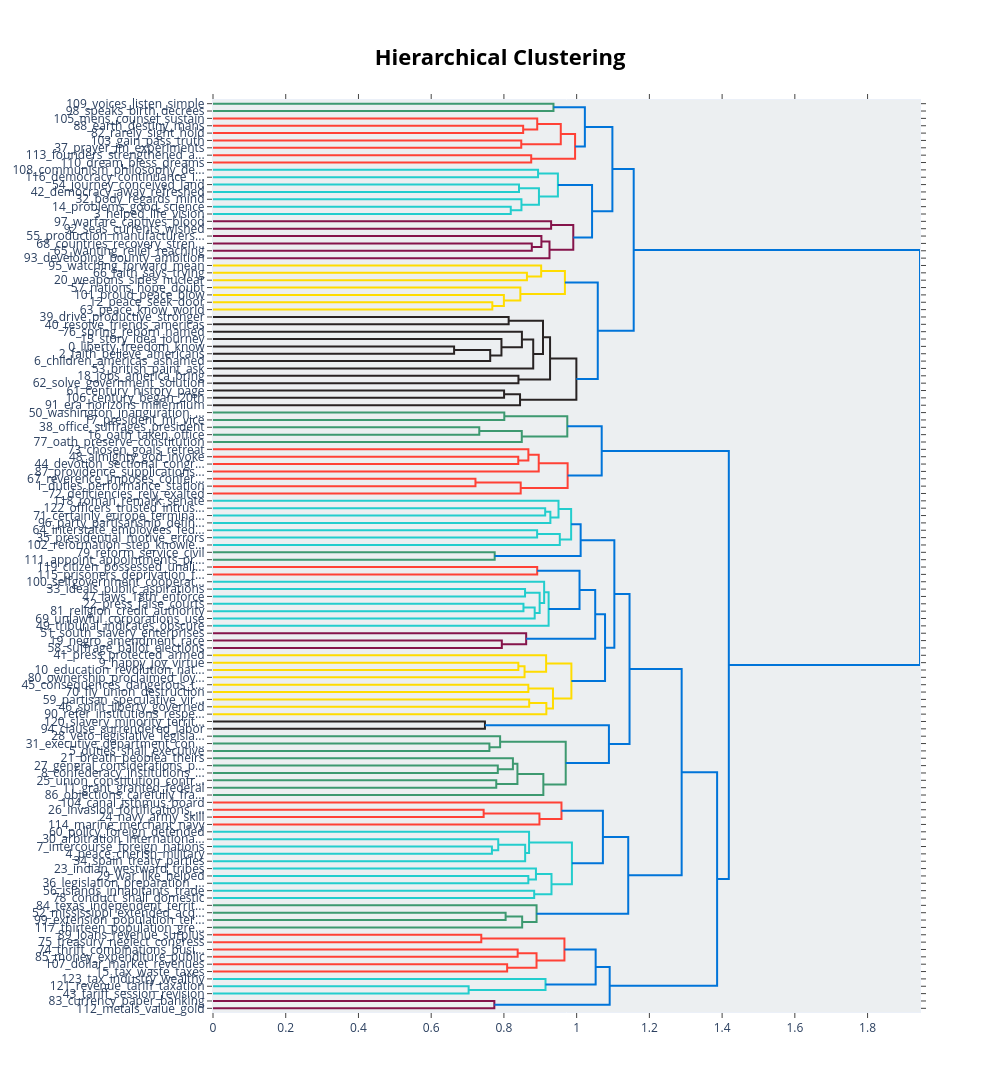

Notebook cell for this chart:
### Code cell
topic_model.visualize_hierarchy()

### Figure 1 — Plotly figure (JSON) as saved in the notebook; plotly's stock layout.template omitted (floating-point values rounded to 4 significant figures)
{"data": [{"hoverinfo": "text", "marker": {"color": "rgb(61,153,112)"}, "mode": "lines", "type": "scatter", "x": [0, 0.9363, 0.9363, 0], "xaxis": "x", "y": [-5, -5, -15, -15], "yaxis": "y"}, {"hoverinfo": "text", "marker": {"color": "rgb(255,65,54)"}, "mode": "lines", "type": "scatter", "x": [0, 0.8529, 0.8529, 0], "xaxis": "x", "y": [-35, -35, -45, -45], "yaxis": "y"}, {"hoverinfo": "text", "marker": {"color": "rgb(255,65,54)"}, "mode": "lines", "type": "scatter", "x": [0, 0.8916, 0.8916, 0.8529], "xaxis": "x", "y": [-25, -25, -40, -40], "yaxis": "y"}, {"hoverinfo": "text", "marker": {"color": "rgb(255,65,54)"}, "mode": "lines", "type": "scatter", "x": [0, 0.8477, 0.8477, 0], "xaxis": "x", "y": [-55, -55, -65, -65], "yaxis": "y"}, {"hoverinfo": "text", "marker": {"color": "rgb(255,65,54)"}, "mode": "lines", "type": "scatter", "x": [0.8916, 0.9563, 0.9563, 0.8477], "xaxis": "x", "y": [-32.5, -32.5, -60, -60], "yaxis": "y"}, {"hoverinfo": "text", "marker": {"color": "rgb(255,65,54)"}, "mode": "lines", "type": "scatter", "x": [0, 0.875, 0.875, 0], "xaxis": "x", "y": [-75, -75, -85, -85], "yaxis": "y"}, {"hoverinfo": "text", "marker": {"color": "rgb(255,65,54)"}, "mode": "lines", "type": "scatter", "x": [0.9563, 0.9957, 0.9957, 0.875], "xaxis": "x", "y": [-46.25, -46.25, -80, -80], "yaxis": "y"}, {"hoverinfo": "text", "marker": {"color": "rgb(0,116,217)"}, "mode": "lines", "type": "scatter", "x": [0.9363, 1.023, 1.023, 0.9957], "xaxis": "x", "y": [-10, -10, -63.12, -63.12], "yaxis": "y"}, {"hoverinfo": "text", "marker": {"color": "rgb(35,205,205)"}, "mode": "lines", "type": "scatter", "x": [0, 0.8939, 0.8939, 0], "xaxis": "x", "y": [-95, -95, -105, -105], "yaxis": "y"}, {"hoverinfo": "text", "marker": {"color": "rgb(35,205,205)"}, "mode": "lines", "type": "scatter", "x": [0, 0.8415, 0.8415, 0], "xaxis": "x", "y": [-115, -115, -125, -125], "yaxis": "y"}, {"hoverinfo": "text", "marker": {"color": "rgb(35,205,205)"}, "mode": "lines", "type": "scatter", "x": [0, 0.8188, 0.8188, 0], "xaxis": "x", "y": [-145, -145, -155, -155], "yaxis": "y"}, {"hoverinfo": "text", "marker": {"color": "rgb(35,205,205)"}, "mode": "lines", "type": "scatter", "x": [0, 0.8482, 0.8482, 0.8188], "xaxis": "x", "y": [-135, -135, -150, -150], "yaxis": "y"}, {"hoverinfo": "text", "marker": {"color": "rgb(35,205,205)"}, "mode": "lines", "type": "scatter", "x": [0.8415, 0.8963, 0.8963, 0.8482], "xaxis": "x", "y": [-120, -120, -142.5, -142.5], "yaxis": "y"}, {"hoverinfo": "text", "marker": {"color": "rgb(35,205,205)"}, "mode": "lines", "type": "scatter", "x": [0.8939, 0.9484, 0.9484, 0.8963], "xaxis": "x", "y": [-100, -100, -131.2, -131.2], "yaxis": "y"}, {"hoverinfo": "text", "marker": {"color": "rgb(133,20,75)"}, "mode": "lines", "type": "scatter", "x": [0, 0.9298, 0.9298, 0], "xaxis": "x", "y": [-165, -165, -175, -175], "yaxis": "y"}, {"hoverinfo": "text", "marker": {"color": "rgb(133,20,75)"}, "mode": "lines", "type": "scatter", "x": [0, 0.8766, 0.8766, 0], "xaxis": "x", "y": [-195, -195, -205, -205], "yaxis": "y"}, {"hoverinfo": "text", "marker": {"color": "rgb(133,20,75)"}, "mode": "lines", "type": "scatter", "x": [0, 0.9031, 0.9031, 0.8766], "xaxis": "x", "y": [-185, -185, -200, -200], "yaxis": "y"}, {"hoverinfo": "text", "marker": {"color": "rgb(133,20,75)"}, "mode": "lines", "type": "scatter", "x": [0.9031, 0.9253, 0.9253, 0], "xaxis": "x", "y": [-192.5, -192.5, -215, -215], "yaxis": "y"}, {"hoverinfo": "text", "marker": {"color": "rgb(133,20,75)"}, "mode": "lines", "type": "scatter", "x": [0.9298, 0.9907, 0.9907, 0.9253], "xaxis": "x", "y": [-170, -170, -203.8, -203.8], "yaxis": "y"}, {"hoverinfo": "text", "marker": {"color": "rgb(0,116,217)"}, "mode": "lines", "type": "scatter", "x": [0.9484, 1.042, 1.042, 0.9907], "xaxis": "x", "y": [-115.6, -115.6, -186.9, -186.9], "yaxis": "y"}, {"hoverinfo": "text", "marker": {"color": "rgb(0,116,217)"}, "mode": "lines", "type": "scatter", "x": [1.023, 1.098, 1.098, 1.042], "xaxis": "x", "y": [-36.56, -36.56, -151.2, -151.2], "yaxis": "y"}, {"hoverinfo": "text", "marker": {"color": "rgb(255,220,0)"}, "mode": "lines", "type": "scatter", "x": [0, 0.8633, 0.8633, 0], "xaxis": "x", "y": [-235, -235, -245, -245], "yaxis": "y"}, {"hoverinfo": "text", "marker": {"color": "rgb(255,220,0)"}, "mode": "lines", "type": "scatter", "x": [0, 0.9024, 0.9024, 0.8633], "xaxis": "x", "y": [-225, -225, -240, -240], "yaxis": "y"}, {"hoverinfo": "text", "marker": {"color": "rgb(255,220,0)"}, "mode": "lines", "type": "scatter", "x": [0, 0.7681, 0.7681, 0], "xaxis": "x", "y": [-275, -275, -285, -285], "yaxis": "y"}, {"hoverinfo": "text", "marker": {"color": "rgb(255,220,0)"}, "mode": "lines", "type": "scatter", "x": [0, 0.7999, 0.7999, 0.7681], "xaxis": "x", "y": [-265, -265, -280, -280], "yaxis": "y"}, {"hoverinfo": "text", "marker": {"color": "rgb(255,220,0)"}, "mode": "lines", "type": "scatter", "x": [0, 0.8452, 0.8452, 0.7999], "xaxis": "x", "y": [-255, -255, -272.5, -272.5], "yaxis": "y"}, {"hoverinfo": "text", "marker": {"color": "rgb(255,220,0)"}, "mode": "lines", "type": "scatter", "x": [0.9024, 0.9677, 0.9677, 0.8452], "xaxis": "x", "y": [-232.5, -232.5, -263.8, -263.8], "yaxis": "y"}, {"hoverinfo": "text", "marker": {"color": "rgb(40,35,35)"}, "mode": "lines", "type": "scatter", "x": [0, 0.813, 0.813, 0], "xaxis": "x", "y": [-295, -295, -305, -305], "yaxis": "y"}, {"hoverinfo": "text", "marker": {"color": "rgb(40,35,35)"}, "mode": "lines", "type": "scatter", "x": [0, 0.663, 0.663, 0], "xaxis": "x", "y": [-335, -335, -345, -345], "yaxis": "y"}, {"hoverinfo": "text", "marker": {"color": "rgb(40,35,35)"}, "mode": "lines", "type": "scatter", "x": [0.663, 0.7623, 0.7623, 0], "xaxis": "x", "y": [-340, -340, -355, -355], "yaxis": "y"}, {"hoverinfo": "text", "marker": {"color": "rgb(40,35,35)"}, "mode": "lines", "type": "scatter", "x": [0, 0.7932, 0.7932, 0.7623], "xaxis": "x", "y": [-325, -325, -347.5, -347.5], "yaxis": "y"}, {"hoverinfo": "text", "marker": {"color": "rgb(40,35,35)"}, "mode": "lines", "type": "scatter", "x": [0, 0.8495, 0.8495, 0.7932], "xaxis": "x", "y": [-315, -315, -336.2, -336.2], "yaxis": "y"}, {"hoverinfo": "text", "marker": {"color": "rgb(40,35,35)"}, "mode": "lines", "type": "scatter", "x": [0.8495, 0.8806, 0.8806, 0], "xaxis": "x", "y": [-325.6, -325.6, -365, -365], "yaxis": "y"}, {"hoverinfo": "text", "marker": {"color": "rgb(40,35,35)"}, "mode": "lines", "type": "scatter", "x": [0.813, 0.9075, 0.9075, 0.8806], "xaxis": "x", "y": [-300, -300, -345.3, -345.3], "yaxis": "y"}, {"hoverinfo": "text", "marker": {"color": "rgb(40,35,35)"}, "mode": "lines", "type": "scatter", "x": [0, 0.84, 0.84, 0], "xaxis": "x", "y": [-375, -375, -385, -385], "yaxis": "y"}, {"hoverinfo": "text", "marker": {"color": "rgb(40,35,35)"}, "mode": "lines", "type": "scatter", "x": [0.9075, 0.9269, 0.9269, 0.84], "xaxis": "x", "y": [-322.7, -322.7, -380, -380], "yaxis": "y"}, {"hoverinfo": "text", "marker": {"color": "rgb(40,35,35)"}, "mode": "lines", "type": "scatter", "x": [0, 0.8005, 0.8005, 0], "xaxis": "x", "y": [-395, -395, -405, -405], "yaxis": "y"}, {"hoverinfo": "text", "marker": {"color": "rgb(40,35,35)"}, "mode": "lines", "type": "scatter", "x": [0.8005, 0.8443, 0.8443, 0], "xaxis": "x", "y": [-400, -400, -415, -415], "yaxis": "y"}, {"hoverinfo": "text", "marker": {"color": "rgb(40,35,35)"}, "mode": "lines", "type": "scatter", "x": [0.9269, 0.9992, 0.9992, 0.8443], "xaxis": "x", "y": [-351.3, -351.3, -407.5, -407.5], "yaxis": "y"}, {"hoverinfo": "text", "marker": {"color": "rgb(0,116,217)"}, "mode": "lines", "type": "scatter", "x": [0.9677, 1.058, 1.058, 0.9992], "xaxis": "x", "y": [-248.1, -248.1, -379.4, -379.4], "yaxis": "y"}, {"hoverinfo": "text", "marker": {"color": "rgb(0,116,217)"}, "mode": "lines", "type": "scatter", "x": [1.098, 1.157, 1.157, 1.058], "xaxis": "x", "y": [-93.91, -93.91, -313.8, -313.8], "yaxis": "y"}, {"hoverinfo": "text", "marker": {"color": "rgb(61,153,112)"}, "mode": "lines", "type": "scatter", "x": [0, 0.801, 0.801, 0], "xaxis": "x", "y": [-425, -425, -435, -435], "yaxis": "y"}, {"hoverinfo": "text", "marker": {"color": "rgb(61,153,112)"}, "mode": "lines", "type": "scatter", "x": [0, 0.7322, 0.7322, 0], "xaxis": "x", "y": [-445, -445, -455, -455], "yaxis": "y"}, {"hoverinfo": "text", "marker": {"color": "rgb(61,153,112)"}, "mode": "lines", "type": "scatter", "x": [0.7322, 0.8491, 0.8491, 0], "xaxis": "x", "y": [-450, -450, -465, -465], "yaxis": "y"}, {"hoverinfo": "text", "marker": {"color": "rgb(61,153,112)"}, "mode": "lines", "type": "scatter", "x": [0.801, 0.9743, 0.9743, 0.8491], "xaxis": "x", "y": [-430, -430, -457.5, -457.5], "yaxis": "y"}, {"hoverinfo": "text", "marker": {"color": "rgb(255,65,54)"}, "mode": "lines", "type": "scatter", "x": [0, 0.8395, 0.8395, 0], "xaxis": "x", "y": [-485, -485, -495, -495], "yaxis": "y"}, {"hoverinfo": "text", "marker": {"color": "rgb(255,65,54)"}, "mode": "lines", "type": "scatter", "x": [0, 0.8673, 0.8673, 0.8395], "xaxis": "x", "y": [-475, -475, -490, -490], "yaxis": "y"}, {"hoverinfo": "text", "marker": {"color": "rgb(255,65,54)"}, "mode": "lines", "type": "scatter", "x": [0.8673, 0.8957, 0.8957, 0], "xaxis": "x", "y": [-482.5, -482.5, -505, -505], "yaxis": "y"}, {"hoverinfo": "text", "marker": {"color": "rgb(255,65,54)"}, "mode": "lines", "type": "scatter", "x": [0, 0.7217, 0.7217, 0], "xaxis": "x", "y": [-515, -515, -525, -525], "yaxis": "y"}, {"hoverinfo": "text", "marker": {"color": "rgb(255,65,54)"}, "mode": "lines", "type": "scatter", "x": [0.7217, 0.8462, 0.8462, 0], "xaxis": "x", "y": [-520, -520, -535, -535], "yaxis": "y"}, {"hoverinfo": "text", "marker": {"color": "rgb(255,65,54)"}, "mode": "lines", "type": "scatter", "x": [0.8957, 0.9752, 0.9752, 0.8462], "xaxis": "x", "y": [-493.8, -493.8, -527.5, -527.5], "yaxis": "y"}, {"hoverinfo": "text", "marker": {"color": "rgb(0,116,217)"}, "mode": "lines", "type": "scatter", "x": [0.9743, 1.069, 1.069, 0.9752], "xaxis": "x", "y": [-443.8, -443.8, -510.6, -510.6], "yaxis": "y"}, {"hoverinfo": "text", "marker": {"color": "rgb(35,205,205)"}, "mode": "lines", "type": "scatter", "x": [0, 0.9135, 0.9135, 0], "xaxis": "x", "y": [-555, -555, -565, -565], "yaxis": "y"}, {"hoverinfo": "text", "marker": {"color": "rgb(35,205,205)"}, "mode": "lines", "type": "scatter", "x": [0.9135, 0.9277, 0.9277, 0], "xaxis": "x", "y": [-560, -560, -575, -575], "yaxis": "y"}, {"hoverinfo": "text", "marker": {"color": "rgb(35,205,205)"}, "mode": "lines", "type": "scatter", "x": [0, 0.9501, 0.9501, 0.9277], "xaxis": "x", "y": [-545, -545, -567.5, -567.5], "yaxis": "y"}, {"hoverinfo": "text", "marker": {"color": "rgb(35,205,205)"}, "mode": "lines", "type": "scatter", "x": [0, 0.8913, 0.8913, 0], "xaxis": "x", "y": [-585, -585, -595, -595], "yaxis": "y"}, {"hoverinfo": "text", "marker": {"color": "rgb(35,205,205)"}, "mode": "lines", "type": "scatter", "x": [0.8913, 0.9537, 0.9537, 0], "xaxis": "x", "y": [-590, -590, -605, -605], "yaxis": "y"}, {"hoverinfo": "text", "marker": {"color": "rgb(35,205,205)"}, "mode": "lines", "type": "scatter", "x": [0.9501, 0.9848, 0.9848, 0.9537], "xaxis": "x", "y": [-556.2, -556.2, -597.5, -597.5], "yaxis": "y"}, {"hoverinfo": "text", "marker": {"color": "rgb(61,153,112)"}, "mode": "lines", "type": "scatter", "x": [0, 0.7746, 0.7746, 0], "xaxis": "x", "y": [-615, -615, -625, -625], "yaxis": "y"}, {"hoverinfo": "text", "marker": {"color": "rgb(0,116,217)"}, "mode": "lines", "type": "scatter", "x": [0.9848, 1.011, 1.011, 0.7746], "xaxis": "x", "y": [-576.9, -576.9, -620, -620], "yaxis": "y"}, {"hoverinfo": "text", "marker": {"color": "rgb(255,65,54)"}, "mode": "lines", "type": "scatter", "x": [0, 0.8915, 0.8915, 0], "xaxis": "x", "y": [-635, -635, -645, -645], "yaxis": "y"}, {"hoverinfo": "text", "marker": {"color": "rgb(35,205,205)"}, "mode": "lines", "type": "scatter", "x": [0, 0.8581, 0.8581, 0], "xaxis": "x", "y": [-665, -665, -675, -675], "yaxis": "y"}, {"hoverinfo": "text", "marker": {"color": "rgb(35,205,205)"}, "mode": "lines", "type": "scatter", "x": [0, 0.8537, 0.8537, 0], "xaxis": "x", "y": [-685, -685, -695, -695], "yaxis": "y"}, {"hoverinfo": "text", "marker": {"color": "rgb(35,205,205)"}, "mode": "lines", "type": "scatter", "x": [0.8537, 0.8846, 0.8846, 0], "xaxis": "x", "y": [-690, -690, -705, -705], "yaxis": "y"}, {"hoverinfo": "text", "marker": {"color": "rgb(35,205,205)"}, "mode": "lines", "type": "scatter", "x": [0.8581, 0.8982, 0.8982, 0.8846], "xaxis": "x", "y": [-670, -670, -697.5, -697.5], "yaxis": "y"}, {"hoverinfo": "text", "marker": {"color": "rgb(35,205,205)"}, "mode": "lines", "type": "scatter", "x": [0, 0.9106, 0.9106, 0.8982], "xaxis": "x", "y": [-655, -655, -683.8, -683.8], "yaxis": "y"}, {"hoverinfo": "text", "marker": {"color": "rgb(35,205,205)"}, "mode": "lines", "type": "scatter", "x": [0.9106, 0.9229, 0.9229, 0], "xaxis": "x", "y": [-669.4, -669.4, -715, -715], "yaxis": "y"}, {"hoverinfo": "text", "marker": {"color": "rgb(0,116,217)"}, "mode": "lines", "type": "scatter", "x": [0.8915, 1.008, 1.008, 0.9229], "xaxis": "x", "y": [-640, -640, -692.2, -692.2], "yaxis": "y"}, {"hoverinfo": "text", "marker": {"color": "rgb(133,20,75)"}, "mode": "lines", "type": "scatter", "x": [0, 0.7942, 0.7942, 0], "xaxis": "x", "y": [-735, -735, -745, -745], "yaxis": "y"}, {"hoverinfo": "text", "marker": {"color": "rgb(133,20,75)"}, "mode": "lines", "type": "scatter", "x": [0, 0.8612, 0.8612, 0.7942], "xaxis": "x", "y": [-725, -725, -740, -740], "yaxis": "y"}, {"hoverinfo": "text", "marker": {"color": "rgb(0,116,217)"}, "mode": "lines", "type": "scatter", "x": [1.008, 1.051, 1.051, 0.8612], "xaxis": "x", "y": [-666.1, -666.1, -732.5, -732.5], "yaxis": "y"}, {"hoverinfo": "text", "marker": {"color": "rgb(255,220,0)"}, "mode": "lines", "type": "scatter", "x": [0, 0.8396, 0.8396, 0], "xaxis": "x", "y": [-765, -765, -775, -775], "yaxis": "y"}, {"hoverinfo": "text", "marker": {"color": "rgb(255,220,0)"}, "mode": "lines", "type": "scatter", "x": [0.8396, 0.8567, 0.8567, 0], "xaxis": "x", "y": [-770, -770, -785, -785], "yaxis": "y"}, {"hoverinfo": "text", "marker": {"color": "rgb(255,220,0)"}, "mode": "lines", "type": "scatter", "x": [0, 0.916, 0.916, 0.8567], "xaxis": "x", "y": [-755, -755, -777.5, -777.5], "yaxis": "y"}, {"hoverinfo": "text", "marker": {"color": "rgb(255,220,0)"}, "mode": "lines", "type": "scatter", "x": [0, 0.8672, 0.8672, 0], "xaxis": "x", "y": [-795, -795, -805, -805], "yaxis": "y"}, {"hoverinfo": "text", "marker": {"color": "rgb(255,220,0)"}, "mode": "lines", "type": "scatter", "x": [0, 0.8695, 0.8695, 0], "xaxis": "x", "y": [-815, -815, -825, -825], "yaxis": "y"}, {"hoverinfo": "text", "marker": {"color": "rgb(255,220,0)"}, "mode": "lines", "type": "scatter", "x": [0.8695, 0.9166, 0.9166, 0], "xaxis": "x", "y": [-820, -820, -835, -835], "yaxis": "y"}, {"hoverinfo": "text", "marker": {"color": "rgb(255,220,0)"}, "mode": "lines", "type": "scatter", "x": [0.8672, 0.9349, 0.9349, 0.9166], "xaxis": "x", "y": [-800, -800, -827.5, -827.5], "yaxis": "y"}, {"hoverinfo": "text", "marker": {"color": "rgb(255,220,0)"}, "mode": "lines", "type": "scatter", "x": [0.916, 0.9855, 0.9855, 0.9349], "xaxis": "x", "y": [-766.2, -766.2, -813.8, -813.8], "yaxis": "y"}, {"hoverinfo": "text", "marker": {"color": "rgb(0,116,217)"}, "mode": "lines", "type": "scatter", "x": [1.051, 1.078, 1.078, 0.9855], "xaxis": "x", "y": [-699.3, -699.3, -790, -790], "yaxis": "y"}, {"hoverinfo": "text", "marker": {"color": "rgb(0,116,217)"}, "mode": "lines", "type": "scatter", "x": [1.011, 1.104, 1.104, 1.078], "xaxis": "x", "y": [-598.4, -598.4, -744.6, -744.6], "yaxis": "y"}, {"hoverinfo": "text", "marker": {"color": "rgb(40,35,35)"}, "mode": "lines", "type": "scatter", "x": [0, 0.7478, 0.7478, 0], "xaxis": "x", "y": [-845, -845, -855, -855], "yaxis": "y"}, {"hoverinfo": "text", "marker": {"color": "rgb(61,153,112)"}, "mode": "lines", "type": "scatter", "x": [0, 0.7601, 0.7601, 0], "xaxis": "x", "y": [-875, -875, -885, -885], "yaxis": "y"}, {"hoverinfo": "text", "marker": {"color": "rgb(61,153,112)"}, "mode": "lines", "type": "scatter", "x": [0, 0.7895, 0.7895, 0.7601], "xaxis": "x", "y": [-865, -865, -880, -880], "yaxis": "y"}, {"hoverinfo": "text", "marker": {"color": "rgb(61,153,112)"}, "mode": "lines", "type": "scatter", "x": [0, 0.7832, 0.7832, 0], "xaxis": "x", "y": [-905, -905, -915, -915], "yaxis": "y"}, {"hoverinfo": "text", "marker": {"color": "rgb(61,153,112)"}, "mode": "lines", "type": "scatter", "x": [0, 0.8247, 0.8247, 0.7832], "xaxis": "x", "y": [-895, -895, -910, -910], "yaxis": "y"}, {"hoverinfo": "text", "marker": {"color": "rgb(61,153,112)"}, "mode": "lines", "type": "scatter", "x": [0, 0.7789, 0.7789, 0], "xaxis": "x", "y": [-925, -925, -935, -935], "yaxis": "y"}, {"hoverinfo": "text", "marker": {"color": "rgb(61,153,112)"}, "mode": "lines", "type": "scatter", "x": [0.8247, 0.8371, 0.8371, 0.7789], "xaxis": "x", "y": [-902.5, -902.5, -930, -930], "yaxis": "y"}, {"hoverinfo": "text", "marker": {"color": "rgb(61,153,112)"}, "mode": "lines", "type": "scatter", "x": [0.8371, 0.9084, 0.9084, 0], "xaxis": "x", "y": [-916.2, -916.2, -945, -945], "yaxis": "y"}, {"hoverinfo": "text", "marker": {"color": "rgb(61,153,112)"}, "mode": "lines", "type": "scatter", "x": [0.7895, 0.9699, 0.9699, 0.9084], "xaxis": "x", "y": [-872.5, -872.5, -930.6, -930.6], "yaxis": "y"}, {"hoverinfo": "text", "marker": {"color": "rgb(0,116,217)"}, "mode": "lines", "type": "scatter", "x": [0.7478, 1.089, 1.089, 0.9699], "xaxis": "x", "y": [-850, -850, -901.6, -901.6], "yaxis": "y"}, {"hoverinfo": "text", "marker": {"color": "rgb(0,116,217)"}, "mode": "lines", "type": "scatter", "x": [1.104, 1.145, 1.145, 1.089], "xaxis": "x", "y": [-671.5, -671.5, -875.8, -875.8], "yaxis": "y"}, {"hoverinfo": "text", "marker": {"color": "rgb(255,65,54)"}, "mode": "lines", "type": "scatter", "x": [0, 0.7443, 0.7443, 0], "xaxis": "x", "y": [-965, -965, -975, -975], "yaxis": "y"}, {"hoverinfo": "text", "marker": {"color": "rgb(255,65,54)"}, "mode": "lines", "type": "scatter", "x": [0.7443, 0.8977, 0.8977, 0], "xaxis": "x", "y": [-970, -970, -985, -985], "yaxis": "y"}, {"hoverinfo": "text", "marker": {"color": "rgb(255,65,54)"}, "mode": "lines", "type": "scatter", "x": [0, 0.9583, 0.9583, 0.8977], "xaxis": "x", "y": [-955, -955, -977.5, -977.5], "yaxis": "y"}, {"hoverinfo": "text", "marker": {"color": "rgb(35,205,205)"}, "mode": "lines", "type": "scatter", "x": [0, 0.767, 0.767, 0], "xaxis": "x", "y": [-1015, -1015, -1025, -1025], "yaxis": "y"}, {"hoverinfo": "text", "marker": {"color": "rgb(35,205,205)"}, "mode": "lines", "type": "scatter", "x": [0, 0.7844, 0.7844, 0.767], "xaxis": "x", "y": [-1005, -1005, -1020, -1020], "yaxis": "y"}, {"hoverinfo": "text", "marker": {"color": "rgb(35,205,205)"}, "mode": "lines", "type": "scatter", "x": [0.7844, 0.8584, 0.8584, 0], "xaxis": "x", "y": [-1012.0, -1012.0, -1035, -1035], "yaxis": "y"}, {"hoverinfo": "text", "marker": {"color": "rgb(35,205,205)"}, "mode": "lines", "type": "scatter", "x": [0, 0.8692, 0.8692, 0.8584], "xaxis": "x", "y": [-995, -995, -1024.0, -1024.0], "yaxis": "y"}, {"hoverinfo": "text", "marker": {"color": "rgb(35,205,205)"}, "mode": "lines", "type": "scatter", "x": [0, 0.8671, 0.8671, 0], "xaxis": "x", "y": [-1055, -1055, -1065, -1065], "yaxis": "y"}, {"hoverinfo": "text", "marker": {"color": "rgb(35,205,205)"}, "mode": "lines", "type": "scatter", "x": [0, 0.888, 0.888, 0.8671], "xaxis": "x", "y": [-1045, -1045, -1060, -1060], "yaxis": "y"}, {"hoverinfo": "text", "marker": {"color": "rgb(35,205,205)"}, "mode": "lines", "type": "scatter", "x": [0, 0.8832, 0.8832, 0], "xaxis": "x", "y": [-1075, -1075, -1085, -1085], "yaxis": "y"}, {"hoverinfo": "text", "marker": {"color": "rgb(35,205,205)"}, "mode": "lines", "type": "scatter", "x": [0.888, 0.9308, 0.9308, 0.8832], "xaxis": "x", "y": [-1052.0, -1052.0, -1080, -1080], "yaxis": "y"}, {"hoverinfo": "text", "marker": {"color": "rgb(35,205,205)"}, "mode": "lines", "type": "scatter", "x": [0.8692, 0.987, 0.987, 0.9308], "xaxis": "x", "y": [-1009.0, -1009.0, -1066.0, -1066.0], "yaxis": "y"}, {"hoverinfo": "text", "marker": {"color": "rgb(0,116,217)"}, "mode": "lines", "type": "scatter", "x": [0.9583, 1.072, 1.072, 0.987], "xaxis": "x", "y": [-966.2, -966.2, -1038.0, -1038.0], "yaxis": "y"}, {"hoverinfo": "text", "marker": {"color": "rgb(61,153,112)"}, "mode": "lines", "type": "scatter", "x": [0, 0.8047, 0.8047, 0], "xaxis": "x", "y": [-1105, -1105, -1115, -1115], "yaxis": "y"}, {"hoverinfo": "text", "marker": {"color": "rgb(61,153,112)"}, "mode": "lines", "type": "scatter", "x": [0.8047, 0.8501, 0.8501, 0], "xaxis": "x", "y": [-1110, -1110, -1125, -1125], "yaxis": "y"}, {"hoverinfo": "text", "marker": {"color": "rgb(61,153,112)"}, "mode": "lines", "type": "scatter", "x": [0, 0.8898, 0.8898, 0.8501], "xaxis": "x", "y": [-1095, -1095, -1118.0, -1118.0], "yaxis": "y"}, {"hoverinfo": "text", "marker": {"color": "rgb(0,116,217)"}, "mode": "lines", "type": "scatter", "x": [1.072, 1.142, 1.142, 0.8898], "xaxis": "x", "y": [-1002.0, -1002.0, -1106.0, -1106.0], "yaxis": "y"}, {"hoverinfo": "text", "marker": {"color": "rgb(0,116,217)"}, "mode": "lines", "type": "scatter", "x": [1.145, 1.289, 1.289, 1.142], "xaxis": "x", "y": [-773.7, -773.7, -1054.0, -1054.0], "yaxis": "y"}, {"hoverinfo": "text", "marker": {"color": "rgb(255,65,54)"}, "mode": "lines", "type": "scatter", "x": [0, 0.7377, 0.7377, 0], "xaxis": "x", "y": [-1135, -1135, -1145, -1145], "yaxis": "y"}, {"hoverinfo": "text", "marker": {"color": "rgb(255,65,54)"}, "mode": "lines", "type": "scatter", "x": [0, 0.8378, 0.8378, 0], "xaxis": "x", "y": [-1155, -1155, -1165, -1165], "yaxis": "y"}, {"hoverinfo": "text", "marker": {"color": "rgb(255,65,54)"}, "mode": "lines", "type": "scatter", "x": [0, 0.8089, 0.8089, 0], "xaxis": "x", "y": [-1175, -1175, -1185, -1185], "yaxis": "y"}, {"hoverinfo": "text", "marker": {"color": "rgb(255,65,54)"}, "mode": "lines", "type": "scatter", "x": [0.8378, 0.8897, 0.8897, 0.8089], "xaxis": "x", "y": [-1160, -1160, -1180, -1180], "yaxis": "y"}, {"hoverinfo": "text", "marker": {"color": "rgb(255,65,54)"}, "mode": "lines", "type": "scatter", "x": [0.7377, 0.9664, 0.9664, 0.8897], "xaxis": "x", "y": [-1140, -1140, -1170, -1170], "yaxis": "y"}, {"hoverinfo": "text", "marker": {"color": "rgb(35,205,205)"}, "mode": "lines", "type": "scatter", "x": [0, 0.7029, 0.7029, 0], "xaxis": "x", "y": [-1205, -1205, -1215, -1215], "yaxis": "y"}, {"hoverinfo": "text", "marker": {"color": "rgb(35,205,205)"}, "mode": "lines", "type": "scatter", "x": [0, 0.9144, 0.9144, 0.7029], "xaxis": "x", "y": [-1195, -1195, -1210, -1210], "yaxis": "y"}, {"hoverinfo": "text", "marker": {"color": "rgb(0,116,217)"}, "mode": "lines", "type": "scatter", "x": [0.9664, 1.052, 1.052, 0.9144], "xaxis": "x", "y": [-1155, -1155, -1202.0, -1202.0], "yaxis": "y"}, {"hoverinfo": "text", "marker": {"color": "rgb(133,20,75)"}, "mode": "lines", "type": "scatter", "x": [0, 0.7736, 0.7736, 0], "xaxis": "x", "y": [-1225, -1225, -1235, -1235], "yaxis": "y"}, {"hoverinfo": "text", "marker": {"color": "rgb(0,116,217)"}, "mode": "lines", "type": "scatter", "x": [1.052, 1.091, 1.091, 0.7736], "xaxis": "x", "y": [-1179.0, -1179.0, -1230, -1230], "yaxis": "y"}, {"hoverinfo": "text", "marker": {"color": "rgb(0,116,217)"}, "mode": "lines", "type": "scatter", "x": [1.289, 1.386, 1.386, 1.091], "xaxis": "x", "y": [-913.9, -913.9, -1204.0, -1204.0], "yaxis": "y"}, {"hoverinfo": "text", "marker": {"color": "rgb(0,116,217)"}, "mode": "lines", "type": "scatter", "x": [1.069, 1.418, 1.418, 1.386], "xaxis": "x", "y": [-477.2, -477.2, -1059.0, -1059.0], "yaxis": "y"}, {"hoverinfo": "text", "marker": {"color": "rgb(0,116,217)"}, "mode": "lines", "type": "scatter", "x": [1.157, 1.944, 1.944, 1.418], "xaxis": "x", "y": [-203.8, -203.8, -768.2, -768.2], "yaxis": "y"}], "layout": {"autosize": false, "height": 2060, "hoverlabel": {"bgcolor": "white", "font": {"family": "Rockwell", "size": 16}}, "hovermode": "closest", "plot_bgcolor": "#ECEFF1", "showlegend": false, "title": {"font": {"color": "Black", "size": 22}, "text": "<b>Hierarchical Clustering</b>", "x": 0.5, "xanchor": "center", "yanchor": "top"}, "width": 1000, "xaxis": {"mirror": "allticks", "rangemode": "tozero", "showgrid": false, "showline": true, "showticklabels": true, "ticks": "outside", "type": "linear", "zeroline": false}, "yaxis": {"mirror": "allticks", "range": [-1240, 0], "rangemode": "tozero", "showgrid": false, "showline": true, "showticklabels": true, "tickmode": "array", "ticks": "outside", "ticktext": ["109_voices_listen_simple", "98_speaks_birth_decrees", "105_mens_counsel_sustain", "88_earth_destiny_mans", "82_rarely_sight_hold", "103_gain_pass_truth", "37_prayer_im_experiments", "113_founders_strengthened_a...", "110_dream_bless_dreams", "108_communism_philosophy_de...", "116_democracy_continuance_i...", "54_journey_conceived_land", "42_democracy_away_refreshed", "32_body_regards_mind", "14_problems_good_science", "3_helped_life_vision", "97_warfare_captives_blood", "92_seas_currents_wished", "55_production_manufacturers...", "68_countries_recovery_stren...", "65_wanting_relief_reaching", "93_developing_bounty_ambition", "95_watching_forward_mean", "66_faith_says_trying", "20_weapons_sides_nuclear", "57_nations_hope_doubt", "101_proud_peace_blow", "12_peace_seek_door", "63_peace_know_world", "39_drive_productive_stronger", "40_resolve_friends_americas", "76_spring_reborn_named", "13_story_idea_journey", "0_liberty_freedom_know", "2_faith_believe_americans", "6_children_americas_ashamed", "53_british_paint_ask", "18_jobs_america_bring", "62_solve_government_solution", "61_century_history_page", "106_century_began_20th", "91_era_horizons_millennium", "50_washington_inauguration_...", "17_president_mr_vice", "38_office_suffrages_president", "16_oath_taken_office", "77_oath_preserve_constitution", "73_chosen_goals_retreat", "48_almighty_god_invoke", "44_devotion_sectional_congr...", "87_providence_supplications...", "67_reverence_imposes_confer...", "1_duties_performance_station", "72_deficiencies_rely_exalted", "118_roman_remark_senate", "122_officers_trusted_intrus...", "71_certainly_europe_termina...", "96_party_partisanship_defin...", "64_interstate_employees_fed...", "35_presidential_motive_errors", "102_reformation_step_knowle...", "79_reform_service_civil", "111_appoint_appointments_pr...", "119_citizen_possessed_unali...", "115_prisoners_deprivation_f...", "100_selfgovernment_cooperat...", "33_ideals_public_aspirations", "47_laws_18th_enforce", "22_press_false_courts", "81_religion_credit_authority", "69_unlawful_corporations_use", "49_tribunal_indicates_obscure", "51_south_slavery_enterprises", "19_negro_amendment_race", "58_suffrage_ballot_elections", "41_press_protected_armed", "9_happy_joy_virtue", "10_education_revolution_nat...", "80_ownership_proclaimed_loy...", "45_consequences_dangerous_t...", "70_fly_union_destruction", "59_partisan_speculative_vir...", "46_spirit_liberty_governed", "90_refer_institutions_respe...", "120_slavery_minority_territ...", "94_clause_surrendered_labor", "28_veto_legislative_legisla...", "31_executive_department_con...", "5_duties_shall_executive", "21_breath_peoplea_theirs", "27_general_considerations_p...", "8_confederacy_institutions_...", "25_union_constitution_contr...", "11_grant_granted_federal", "86_objections_carefully_fra...", "104_canal_isthmus_board", "26_invasion_fortifications_...", "24_navy_army_skill", "114_marine_merchant_navy", "60_policy_foreign_defended", "30_arbitration_internationa...", "7_intercourse_foreign_nations", "4_peace_cherish_military", "34_spain_treaty_parties", "23_indian_westward_tribes", "29_war_like_helped", "36_legislation_preparation_...", "56_islands_inhabitants_trade", "78_conduct_shall_domestic", "84_texas_independent_territ...", "52_mississippi_extended_acq...", "99_extension_population_ter...", "117_thirteen_population_gre...", "89_loans_revenue_surplus", "75_treasury_neglect_congress", "74_thrift_combinations_busi...", "85_money_expenditure_public", "107_dollar_market_revenues", "15_tax_waste_taxes", "123_tax_industry_wealthy", "121_revenue_tariff_taxation", "43_tariff_session_revision", "83_currency_paper_banking", "112_metals_value_gold"], "tickvals": [-5, -15, -25, -35, -45, -55, -65, -75, -85, -95, -105, -115, -125, -135, -145, -155, -165, -175, -185, -195, -205, -215, -225, -235, -245, -255, -265, -275, -285, -295, -305, -315, -325, -335, -345, -355, -365, -375, -385, -395, -405, -415, -425, -435, -445, -455, -465, -475, -485, -495, -505, -515, -525, -535, -545, -555, -565, -575, -585, -595, -605, -615, -625, -635, -645, -655, -665, -675, -685, -695, -705, -715, -725, -735, -745, -755, -765, -775, -785, -795, -805, -815, -825, -835, -845, -855, -865, -875, -885, -895, -905, -915, -925, -935, -945, -955, -965, -975, -985, -995, -1005, -1015, -1025, -1035, -1045, -1055, -1065, -1075, -1085, -1095, -1105, -1115, -1125, -1135, -1145, -1155, -1165, -1175, -1185, -1195, -1205, -1215, -1225, -1235], "type": "linear", "zeroline": false}}}
